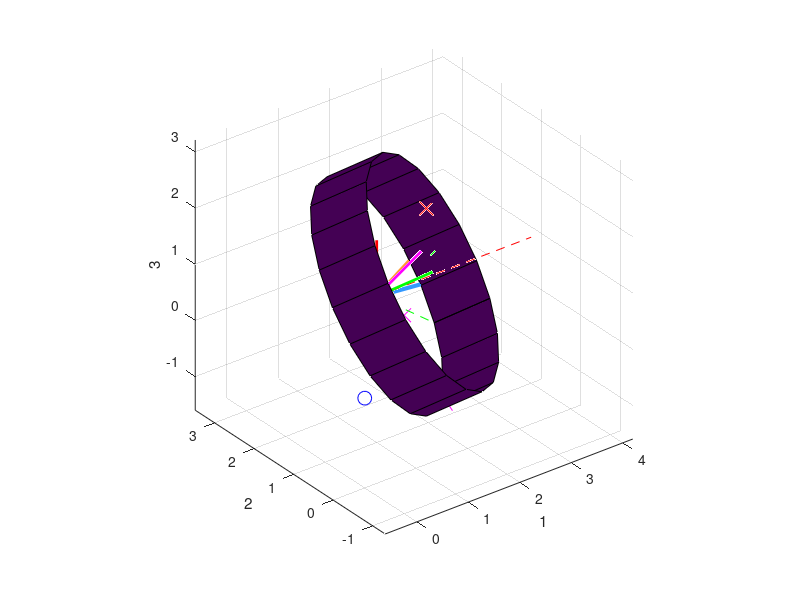

Source code (MATLAB):
function findCylCoord

  %pos = [0 0 2]
  %bot = [1 1 0]
  %top = [1.5 1.5 1]
  %findCoord(pos, top, bot)

  %pos = [2 1 0.5]
  %bot = [1 1 0]
  %top = [1 1 1]
  %findCoord(pos, top, bot)

  %r = 1;
  %theta = 30;
  %c = r*cos(theta*pi/180);
  %s = r*sin(theta*pi/180);
  %pos = [1+c 1+s 0.5]
  %bot = [1 1 0]
  %top = [1 1 1]
  %findCoord(pos, top, bot)
  
  %r = 2;
  %theta = 60;
  %c = r*cos(theta*pi/180);
  %s = r*sin(theta*pi/180);
  %pos = [1+c 1+s 0.5]
  %bot = [1 1 1]
  %top = [1 1 2]
  %findCoord(pos, top, bot)

  %r = 2;
  %theta = 0;
  %c = r*cos(theta*pi/180);
  %s = r*sin(theta*pi/180);
  %pos = [1+c 1+s 0.5]
  %bot = [1 1 1]
  %top = [1 1 2]
  %tilt_angle = -30*pi/180
  %rot_axis = [0 1 0]
  %[tilted_axis_top] = findTiltedAxis(bot, top, tilt_angle, rot_axis)
  %[rot_point] = rotateLocal(pos - bot, tilted_axis_top - bot)
  %rot_point = rot_point + bot
  %findCoord(rot_point, tilted_axis_top, bot)
  
  %right = [2 1 1];
  %[rot_right] = rotateLocal(right - bot, tilted_axis_top - bot)
  %rot_right = rot_right + bot

  %figure
  %plot3([bot(1) top(1)], [bot(2) top(2)], [bot(3) top(3)], 'r-', 'LineWidth', 2); hold on
  %grid on;
  %plot3(0, 0, 0, 'bo', 'MarkerSize', 10);
  %plot3(pos(1), pos(2), pos(3), 'rx', 'MarkerSize', 10);
  %plot3(right(1), right(2), right(3), 'ro', 'MarkerSize', 10);
  %plot3([bot(1) tilted_axis_top(1)], [bot(2) tilted_axis_top(2)], [bot(3) tilted_axis_top(3)], 'm-', 'LineWidth', 2); hold on
  %plot3(rot_point(1), rot_point(2), rot_point(3), 'mx', 'MarkerSize', 10);
  %plot3(rot_right(1), rot_right(2), rot_right(3), 'mo', 'MarkerSize', 10);
  %xlabel('1');
  %ylabel('2');
  %zlabel('3');

  %r = 2;
  %theta = 125;
  %c = r*cos(theta*pi/180);
  %s = r*sin(theta*pi/180);
  %pos = [1.5+c 0.5+s 0.5]
  %bot = [1.5 0.5 1]
  %top = [1.5 0.5 2]
  %tilt_angle = -70*pi/180
  %rot_axis = [0 1 0]
  %[tilted_axis_top] = findTiltedAxis(bot, top, tilt_angle, rot_axis)
  %[rot_point] = rotateLocal(pos - bot, tilted_axis_top - bot)
  %rot_point = rot_point + bot
  %findCoord(rot_point, tilted_axis_top, bot)
  
  %right = [2 1 1];
  %[rot_right] = rotateLocal(right - bot, tilted_axis_top - bot)
  %rot_right = rot_right + bot

  %figure
  %plot3([bot(1) top(1)], [bot(2) top(2)], [bot(3) top(3)], 'r-', 'LineWidth', 2); hold on
  %grid on;
  %plot3(0, 0, 0, 'bo', 'MarkerSize', 10);
  %plot3(pos(1), pos(2), pos(3), 'rx', 'MarkerSize', 10);
  %plot3(right(1), right(2), right(3), 'ro', 'MarkerSize', 10);
  %plot3([bot(1) tilted_axis_top(1)], [bot(2) tilted_axis_top(2)], [bot(3) tilted_axis_top(3)], 'm-', 'LineWidth', 2); hold on
  %plot3(rot_point(1), rot_point(2), rot_point(3), 'mx', 'MarkerSize', 10);
  %plot3(rot_right(1), rot_right(2), rot_right(3), 'mo', 'MarkerSize', 10);
  %xlabel('1');
  %ylabel('2');
  %zlabel('3');

  r = 2;
  theta = 30;
  c = r*cos(theta*pi/180);
  s = r*sin(theta*pi/180);
  pos = [1+c 1+s 1.5]
  bot = [1 1 1]
  top = [1 1 2]
  right = [4 1 1];
  
  
  figure
  %[xx yy zz] = cylinder;
  %hh = surf(bot(1)+xx*r, bot(2)+yy*r, bot(3)+zz*(top(3)-bot(3))); hold on;
  plot3([bot(1) top(1)], [bot(2) top(2)], [bot(3) top(3)], 'r-', 'LineWidth', 2); hold on
  plot3(0, 0, 0, 'bo', 'MarkerSize', 10);
  plot3(pos(1), pos(2), pos(3), 'rx', 'MarkerSize', 10);
  plot3([bot(1) right(1)], [bot(3) right(2)], [bot(3) right(3)], 'r--', 'MarkerSize', 10);
  xlabel('1');
  ylabel('2');
  zlabel('3');
  grid on;

  tilt_angle = -60*pi/180
  rot_axis = [0 1 0]
  [tilted_axis_top] = findTiltedAxis(bot, top, tilt_angle, rot_axis)
  [rot_point] = rotateLocal(pos - bot, tilted_axis_top - bot)
  rot_point = rot_point + bot
  [rot_right] = rotateLocal(right - bot, tilted_axis_top - bot)
  rot_right = rot_right + bot

  plot3([bot(1) tilted_axis_top(1)], [bot(2) tilted_axis_top(2)], [bot(3) tilted_axis_top(3)], 'm-', 'LineWidth', 2); hold on
  plot3(rot_point(1), rot_point(2), rot_point(3), 'mx', 'MarkerSize', 10);
  plot3([bot(1) rot_right(1)], [bot(1) rot_right(2)], [bot(1) rot_right(3)], 'm--', 'MarkerSize', 10);
  %[xx yy zz] = cylinder;
  %hh1 = mesh(bot(1)+xx*r, bot(2)+yy*r, bot(3)+zz*(top(3)-bot(3))); hold on;
  %rotate(hh1, [0 1 0], 60, bot);
  axis equal

  tilt_angle = 45*pi/180
  rot_axis = [0 0 1]
  [tilted_axis_top] = findTiltedAxis(bot, tilted_axis_top, tilt_angle, rot_axis);
  [rot_point] = rotateLocal(pos - bot, tilted_axis_top - bot)
  rot_point = rot_point + bot
  [rot_right] = rotateLocal(right - bot, tilted_axis_top - bot)
  rot_right = rot_right + bot

  plot3([bot(1) tilted_axis_top(1)], [bot(2) tilted_axis_top(2)], [bot(3) tilted_axis_top(3)], 'g-', 'LineWidth', 2); hold on
  plot3(rot_point(1), rot_point(2), rot_point(3), 'gx', 'MarkerSize', 10);
  plot3([bot(1) rot_right(1)], [bot(2) rot_right(2)], [bot(3) rot_right(3)], 'g--', 'MarkerSize', 10);

  zaxis = [0 0 1]
  rangle = acos(dot(tilted_axis_top - bot, zaxis)/norm(tilted_axis_top - bot))
  raxis = cross(tilted_axis_top - bot, zaxis)
  
  [xx yy zz] = cylinder;
  hh2 = surf(bot(1)+xx*r, bot(2)+yy*r, bot(3)+zz*(top(3)-bot(3))); hold on;
  rotate(hh2, raxis, -rangle*180/pi, bot);

  findCoord(rot_point, tilted_axis_top, bot)
  


function findCoord(pos, top, bot)

  axis_e3 = [0 0 1]
  axis_ez = top - bot;
  axis_ez = axis_ez/norm(axis_ez)

  nn = axis_ez'*axis_ez
  One = [[1 0 0];[0 1 0];[0 0 1]]

  particleLoc = pos - bot
  particleProj = nn*particleLoc'
  %zz = norm(particleProj)
  
  bot_shift = bot - bot;
  top_shift = top - bot;
  top_shift - bot_shift
  [max_val, max_index] = max(top_shift - bot_shift)
  t = (particleProj(max_index) - bot_shift(max_index))/(top_shift(max_index) - bot_shift(max_index))
  zmax = norm(top_shift)
  zz = t*zmax

  projMatrix = One - nn
  particleProj = projMatrix*particleLoc'
  r = norm(particleProj)

  axis_e1 = [1  0  0];
  axisLoc = axis_e1
  axisProj = projMatrix*axisLoc'

  rvec = particleProj/r
  thetavec = axisProj/norm(axisProj)

  theta = acos(dot(rvec, thetavec))
  theta = theta*180/pi

  rvec = 4*rvec + bot';
  thetavec = 4*thetavec + bot';
  plot3([bot(1) rvec(1)],[bot(2) rvec(2)],[bot(3) rvec(3)], 'LineWidth', 3, 'Color', [255/255 153/255 51/255]);
  plot3([bot(1) thetavec(1)],[bot(2) thetavec(2)],[bot(3) thetavec(3)], 'LineWidth', 3, 'Color', [51/255 153/255 255/255]);

function [tilted_axis_point] = findTiltedAxis(bot, top, angle, rot_axis)

  point = top - bot
  rot_angle = angle
  %rot_axis = [0 1 0]
  R = rotation_matrix(rot_angle, rot_axis)
  tilted_axis_point = (R*point')'
  tilted_axis_point = tilted_axis_point + bot 
  
function [rot_point] = rotateLocal(point, tilted_axis)

  zaxis = [0 0 1]
  rot_angle = acos(dot(tilted_axis, zaxis)/norm(tilted_axis))
  rot_axis = cross(tilted_axis, zaxis)

  R = rotation_matrix(rot_angle, rot_axis)
  rot_point = (R*point')'

function [R] = rotation_matrix(angle, axis)

   axis = axis/norm(axis);
   ca = cos(angle);
   sa = sin(angle);
   I = [[1 0 0];[0 1 0];[0 0 1]];
   aa = axis'*axis;
   A = [[0 axis(3) -axis(2)];[-axis(3) 0 axis(1)];[axis(2) -axis(1) 0]];
   R = (I - aa)*ca + aa + A*sa;
